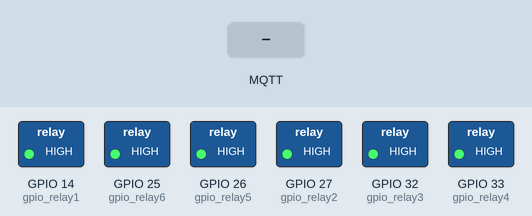
This program was run on a simulated ESP32. Parts: switched loads named in the program (green lamp = pin HIGH). The test bench sets the inputs (shaded band). No MQTT or app messages arrive unless stated; what the program prints to the serial monitor is not drawn.

Above: at 1.5 s.
1.6 s: MQTT message "ON" arrives on the first subscribed topic
At 2.8 s:
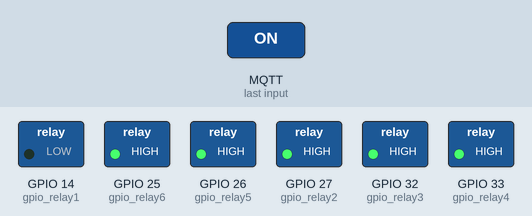
3.1 s: MQTT message "ON" arrives on the second subscribed topic
At 4.1 s:
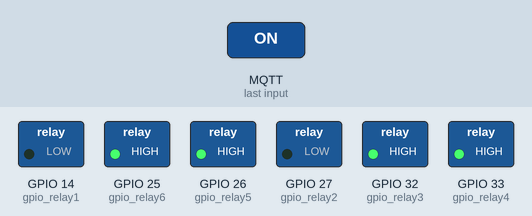
4.6 s: MQTT message "OFF" arrives on the first subscribed topic
At 5.2 s:
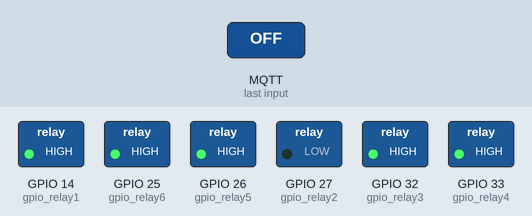
6.1 s: MQTT message "ON" arrives on the third subscribed topic
At 6.4 s:
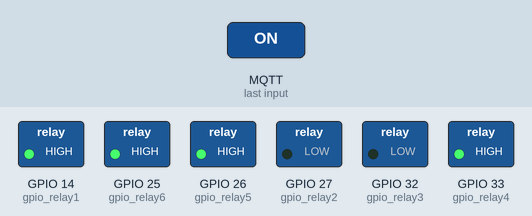
7.6 s: MQTT message "OFF" arrives on the second subscribed topic
At 8.7 s:
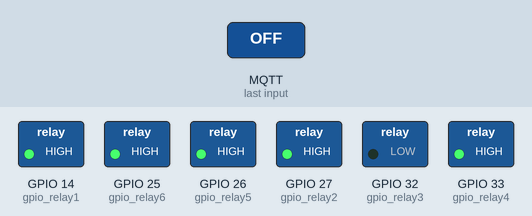
9.1 s: MQTT message "OFF" arrives on the third subscribed topic
At 9.9 s:
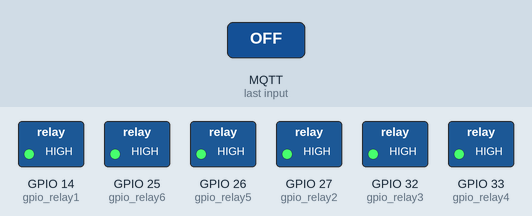
Timing chart, 0 to 11.6 s (numbered marks = the images above; inputs shaded):
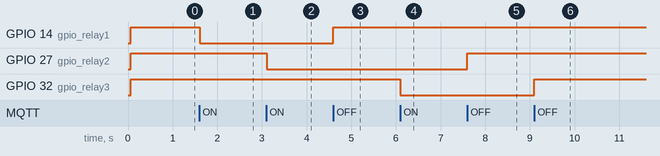

The program:

main.cpp
```cpp
#include <Arduino.h>
#define TINY_GSM_MODEM_SIM800
#define TINY_GSM_RX_BUFFER 256

#include "TinyGsmClient.h" //https://github.com/vshymanskyy/TinyGSM
#include <ArduinoJson.h>
#include <PubSubClient.h>
#include <WiFiClientSecure.h>
#include <WiFi.h>

// load DigiCert Global Root CA ca_cert
const char* ca_cert= \
"-----BEGIN CERTIFICATE-----\n" \
"MIIDrzCCApegAwIBAgIQCDvgVpBCRrGhdWrJWZHHSjANBgkqhkiG9w0BAQUFADBh\n" \
"MQswCQYDVQQGEwJVUzEVMBMGA1UEChMMRGlnaUNlcnQgSW5jMRkwFwYDVQQLExB3\n" \
"d3cuZGlnaWNlcnQuY29tMSAwHgYDVQQDExdEaWdpQ2VydCBHbG9iYWwgUm9vdCBD\n" \
"QTAeFw0wNjExMTAwMDAwMDBaFw0zMTExMTAwMDAwMDBaMGExCzAJBgNVBAYTAlVT\n" \
"MRUwEwYDVQQKEwxEaWdpQ2VydCBJbmMxGTAXBgNVBAsTEHd3dy5kaWdpY2VydC5j\n" \
"b20xIDAeBgNVBAMTF0RpZ2lDZXJ0IEdsb2JhbCBSb290IENBMIIBIjANBgkqhkiG\n" \
"9w0BAQEFAAOCAQ8AMIIBCgKCAQEA4jvhEXLeqKTTo1eqUKKPC3eQyaKl7hLOllsB\n" \
"CSDMAZOnTjC3U/dDxGkAV53ijSLdhwZAAIEJzs4bg7/fzTtxRuLWZscFs3YnFo97\n" \
"nh6Vfe63SKMI2tavegw5BmV/Sl0fvBf4q77uKNd0f3p4mVmFaG5cIzJLv07A6Fpt\n" \
"43C/dxC//AH2hdmoRBBYMql1GNXRor5H4idq9Joz+EkIYIvUX7Q6hL+hqkpMfT7P\n" \
"T19sdl6gSzeRntwi5m3OFBqOasv+zbMUZBfHWymeMr/y7vrTC0LUq7dBMtoM1O/4\n" \
"gdW7jVg/tRvoSSiicNoxBN33shbyTApOB6jtSj1etX+jkMOvJwIDAQABo2MwYTAO\n" \
"BgNVHQ8BAf8EBAMCAYYwDwYDVR0TAQH/BAUwAwEB/zAdBgNVHQ4EFgQUA95QNVbR\n" \
"TLtm8KPiGxvDl7I90VUwHwYDVR0jBBgwFoAUA95QNVbRTLtm8KPiGxvDl7I90VUw\n" \
"DQYJKoZIhvcNAQEFBQADggEBAMucN6pIExIK+t1EnE9SsPTfrgT1eXkIoyQY/Esr\n" \
"hMAtudXH/vTBH1jLuG2cenTnmCmrEbXjcKChzUyImZOMkXDiqw8cvpOp/2PV5Adg\n" \
"06O/nVsJ8dWO41P0jmP6P6fbtGbfYmbW0W5BjfIttep3Sp+dWOIrWcBAI+0tKIJF\n" \
"PnlUkiaY4IBIqDfv8NZ5YBberOgOzW6sRBc4L0na4UU+Krk2U886UAb3LujEV0ls\n" \
"YSEY1QSteDwsOoBrp+uvFRTp2InBuThs4pFsiv9kuXclVzDAGySj4dzp30d8tbQk\n" \
"CAUw7C29C79Fv1C5qfPrmAESrciIxpg0X40KPMbp1ZWVbd4=" \
"-----END CERTIFICATE-----\n";

void callback(char* topic, byte* payload, unsigned int length);
void mqtt_send_lamp_status();
void toggle_lamp_sts();
void button_action();
void startTimer();
void stopTimer();
void setup_sw1();
void setup_sw2();
void setup_sw3();
void setup_sw4();
void setup_sw5();
void setup_sw6();

static uint8_t gpio_relay1 = 14;
static uint8_t gpio_relay2 = 27;
static uint8_t gpio_relay3 = 32;
static uint8_t gpio_relay4 = 33;
static uint8_t gpio_relay5 = 26;
static uint8_t gpio_relay6 = 25;

const char* ssid = "DarkNet";
const char* password = "xwelcomexxx";
const char* mqttServer = "broker.emqx.io";
const int mqttPort = 1883;
const char* mqttUser = "emqx";
const char* mqttPassword = "public";

const char* mqttTopic_config = "homeassistant/switch/irrigation/config";

const char* mqttTopic_set1 = "homeassistant/switch/light1/set";
const char* mqttTopic_set2 = "homeassistant/switch/light2/set";
const char* mqttTopic_set3 = "homeassistant/switch/light3/set";
const char* mqttTopic_set4 = "homeassistant/switch/light4/set";
const char* mqttTopic_set5 = "homeassistant/switch/light5/set";
const char* mqttTopic_set6 = "homeassistant/switch/light6/set";

const char* mqttTopic_status1 = "homeassistant/switch/light1/state";
const char* mqttTopic_status2 = "homeassistant/switch/light2/state";
const char* mqttTopic_status3 = "homeassistant/switch/light3/state";
const char* mqttTopic_status4 = "homeassistant/switch/light4/state";
const char* mqttTopic_status5 = "homeassistant/switch/light5/state";
const char* mqttTopic_status6 = "homeassistant/switch/light6/state";


String payload; // Declare payload as a global variable
String result;
String setSwitchName(const String& switchType, const String& switchName) {
  result = "{\"name\":\"" + switchName + "\",\"command_topic\":\"homeassistant/switch/" + switchType + "/set\",\"state_topic\":\"homeassistant/switch/" + switchType + "/state\",\"unique_id\":\"" + switchType + "01ad\",\"device\":{\"identifiers\":[\"" + switchType + "01ad\"],\"name\":\"" + switchName + "\"}}";
  return result;
}

#define LED 2
#define RELE 19
#define BUTTON 35
#define RELE_ON HIGH
#define RELE_OFF LOW
#define LED_ON HIGH
#define LED_OFF LOW
#define sim800 Serial2


//WiFiClientSecure espClient;
//PubSubClient client(espClient);

TinyGsm modem(sim800);
TinyGsmClient espClient(modem);
PubSubClient client(espClient);

// Your GPRS credentials, if any
const char apn[] = "mobitel3g"; // APN (example: internet.vodafone.pt) use https://wiki.apnchanger.org
const char gprsUser[] = "";
const char gprsPass[] = "";


//--------- WIFI -------------------------------------------

void wifi_connect() {
  Serial.print("Starting connecting WiFi.");
  delay(10);
  WiFi.begin(ssid, password);
  while (WiFi.status() != WL_CONNECTED) {
    delay(500);
    Serial.print(".");
  }
  Serial.println("WiFi connected");
  Serial.println("IP address: ");
  Serial.println(WiFi.localIP());
}

//------------------ MQTT ----------------------------------
void mqtt_setup() {
 // set root ca cert
  //espClient.setCACert(ca_cert);
  client.setServer(mqttServer, mqttPort);
    client.setCallback(callback);
    Serial.println("Connecting to MQTT…");
    while (!client.connected()) {
        String clientId = "emqx_cloud50a308";
      //clientId += String(WiFi.macAddress());
      Serial.printf("The client %s connects to the public mqtt broker\n", clientId.c_str());
        if (client.connect(clientId.c_str(), mqttUser, mqttPassword )) {
            Serial.println("connected");
        } else {
            Serial.print("failed with state  ");
            Serial.println(client.state());
            delay(2000);
        }
    }

    mqtt_send_lamp_status();
    client.subscribe(mqttTopic_set1);
    client.subscribe(mqttTopic_set2);
    client.subscribe(mqttTopic_set3);
    client.subscribe(mqttTopic_set4);
    client.subscribe(mqttTopic_set5);
    client.subscribe(mqttTopic_set6);
}

void mqtt_send_lamp_status() {
  digitalWrite(gpio_relay1, HIGH);
  digitalWrite(gpio_relay2, HIGH);
  digitalWrite(gpio_relay3, HIGH);
  digitalWrite(gpio_relay4, HIGH);
  digitalWrite(gpio_relay5, HIGH);
  digitalWrite(gpio_relay6, HIGH);

  client.publish(mqttTopic_status1, "OFF");
  client.publish(mqttTopic_status2, "OFF");
  client.publish(mqttTopic_status3, "OFF");
  client.publish(mqttTopic_status4, "OFF");
  client.publish(mqttTopic_status5, "OFF");
  client.publish(mqttTopic_status6, "OFF");

  /*int val = digitalRead(RELE);
  Serial.printf("Sending LAMP status: ");
  if(val == RELE_OFF) {
    Serial.println("OFF");
    digitalWrite(LED, LED_OFF);
    client.publish(mqttTopic_status, "OFF");
  } else {
    Serial.println("ON");
    digitalWrite(LED, LED_ON);
    client.publish(mqttTopic_status, "ON");
  } */
}

void callback(char* topic, byte* payload, unsigned int length) {

    Serial.print("Message arrived in topic: ");
    Serial.println(topic);

    String byteRead = "";
    Serial.print("Message: ");
    for (int i = 0; i < length; i++) {
        byteRead += (char)payload[i];
    }
    Serial.println(byteRead);

  if (strncmp(mqttTopic_set1,topic,33)==0)
	{
    if (byteRead == "OFF"){
        Serial.println("LAMP2 OFF");
        digitalWrite(gpio_relay1, HIGH);
         client.publish(mqttTopic_status1, "OFF",true);
    }

    if (byteRead == "ON"){
        Serial.println("LAMP1 ON");
        digitalWrite(gpio_relay1, LOW);
         client.publish(mqttTopic_status1, "ON",true);
    }
  }
  if (strncmp(mqttTopic_set2,topic,33)==0)
	{
    if (byteRead == "OFF"){
        Serial.println("LAMP2 OFF");
        digitalWrite(gpio_relay2, HIGH);
         client.publish(mqttTopic_status2, "OFF",true);
    }

    if (byteRead == "ON"){
        Serial.println("LAMP2 ON");
        digitalWrite(gpio_relay2, LOW);
         client.publish(mqttTopic_status2, "ON",true);
    }
  }
  if (strncmp(mqttTopic_set3,topic,33)==0)
	{
    if (byteRead == "OFF"){
        Serial.println("LAMP3 OFF");
        digitalWrite(gpio_relay3, HIGH);
         client.publish(mqttTopic_status3, "OFF",true);
    }

    if (byteRead == "ON"){
        Serial.println("LAMP3 ON");
        digitalWrite(gpio_relay3, LOW);
         client.publish(mqttTopic_status3, "ON",true);
    }
  }
  if (strncmp(mqttTopic_set4,topic,33)==0)
	{
    if (byteRead == "OFF"){
        Serial.println("LAMP4 OFF");
        digitalWrite(gpio_relay4, HIGH);
         client.publish(mqttTopic_status4, "OFF",true);
    }

    if (byteRead == "ON"){
        Serial.println("LAMP4 ON");
        digitalWrite(gpio_relay4, LOW);
         client.publish(mqttTopic_status4, "ON",true);
    }
  }
  if (strncmp(mqttTopic_set5,topic,33)==0)
	{
    if (byteRead == "OFF"){
        Serial.println("LAMP5 OFF");
        digitalWrite(gpio_relay5, HIGH);
         client.publish(mqttTopic_status5, "OFF",true);
    }

    if (byteRead == "ON"){
        Serial.println("LAMP5 ON");
        digitalWrite(gpio_relay5, LOW);
         client.publish(mqttTopic_status5, "ON",true);
    }
  }
  if (strncmp(mqttTopic_set6,topic,33)==0)
	{
    if (byteRead == "OFF"){
        Serial.println("LAMP6 OFF");
        digitalWrite(gpio_relay6, HIGH);
         client.publish(mqttTopic_status6, "OFF",true);
    }

    if (byteRead == "ON"){
        Serial.println("LAMP6 ON");
        digitalWrite(gpio_relay6, LOW);
         client.publish(mqttTopic_status6, "ON",true);
    }
  }


    Serial.println();
    Serial.println("---------");

}

//----------- IOs -------------------------------------------
void setup_ios() {
  pinMode(BUTTON, INPUT_PULLUP);
  pinMode(gpio_relay1, OUTPUT);
  pinMode(gpio_relay2, OUTPUT);
  pinMode(gpio_relay3, OUTPUT);
  pinMode(gpio_relay4, OUTPUT);
  pinMode(gpio_relay5, OUTPUT);
  pinMode(gpio_relay6, OUTPUT);

  digitalWrite(RELE, RELE_OFF);
}

//---------------- INTERRUPTS ----------------------------
struct Button {
    const uint8_t PIN;
    uint32_t numberKeyPresses;
    bool pressed;
};

Button button = {BUTTON, 0, false};

void IRAM_ATTR isr() {
    static unsigned long last_interrupt_time = 0;
 unsigned long interrupt_time = millis();
 // If interrupts come faster than 200ms, assume it's a bounce and ignore
 if (interrupt_time - last_interrupt_time > 200){
   button.pressed = true;
 }
 last_interrupt_time = interrupt_time;
}

void config_interrupts() {
  attachInterrupt(button.PIN, isr, FALLING);
}

//----------- GENERAL -------------------------------------
void toggle_lamp_sts() {
  int val = digitalRead(RELE);
  digitalWrite(RELE, !val);
  digitalWrite(LED, val);
}

void button_action() {
  if (button.pressed) {
    toggle_lamp_sts();
    mqtt_send_lamp_status();
    button.pressed = false;
  }
}

//--------- ARDUINO --------------------------------------
void setup() {
  Serial.begin(115200);
  Serial2.begin(9600, SERIAL_8N1, 16, 17);
  Serial.println("Initializing modem...");
  modem.restart();
  String modemInfo = modem.getModemInfo();
  Serial.print("Modem: ");
  Serial.println(modemInfo);
  Serial.print(F("Connecting to "));
  Serial.print(apn);
  if (!modem.gprsConnect(apn, gprsUser,gprsPass))
  {
    Serial.println(" fail");
    delay(1000);
    modem.restart();
    return;
  }
  Serial.println(" OK");
  setup_ios();
 // wifi_connect();
  mqtt_setup();
  setup_sw1();
  setup_sw2();
  setup_sw3();
  setup_sw4();
  setup_sw5();
  setup_sw6();
  //startTimer();
  //config_interrupts();
}

void loop() {
    if (!client.connected()) {
    //reconnect();
  }
    client.loop();
    button_action();
}


void setup_sw1(){
  // Change these values to modify the JSON entity name and type
  const char* entityName = "light1";
  const char* entityType = "switch";

  StaticJsonDocument<256> doc;
  doc["name"] = entityName;
  doc["command_topic"] = "homeassistant/switch/light1/set";
  doc["state_topic"] = "homeassistant/switch/light1/state";
  doc["unique_id"] = "irr01ad1";
  JsonObject device = doc.createNestedObject("device");
  device["identifiers"].add("garden01ad1");
  device["name"] = "Lobby";

  char buffer[256];
  serializeJson(doc, buffer);
  const char* mqttTopic_config = "homeassistant/switch/light1/config";
  client.publish(mqttTopic_config, buffer,true);
  delay(50); // Adjust the delay based on your requirements
}

void setup_sw2(){
  // Change these values to modify the JSON entity name and type
  const char* entityName = "light2";
  const char* entityType = "switch";

  StaticJsonDocument<256> doc;
  doc["name"] = entityName;
  doc["command_topic"] = "homeassistant/switch/light2/set";
  doc["state_topic"] = "homeassistant/switch/light2/state";
  doc["unique_id"] = "irr01ad2";
  JsonObject device = doc.createNestedObject("device");
  device["identifiers"].add("garden01ad2");
  device["name"] = "Lobby";

  char buffer[256];
  serializeJson(doc, buffer);
  const char* mqttTopic_config = "homeassistant/switch/light2/config";
  client.publish(mqttTopic_config, buffer,true);
  delay(50); // Adjust the delay based on your requirements
}

void setup_sw3(){
  // Change these values to modify the JSON entity name and type
  const char* entityName = "light3";
  const char* entityType = "switch";

  StaticJsonDocument<256> doc;
  doc["name"] = entityName;
  doc["command_topic"] = "homeassistant/switch/light3/set";
  doc["state_topic"] = "homeassistant/switch/light3/state";
  doc["unique_id"] = "irr01ad3";
  JsonObject device = doc.createNestedObject("device");
  device["identifiers"].add("garden01ad3");
  device["name"] = "Lobby";

  char buffer[256];
  serializeJson(doc, buffer);
  const char* mqttTopic_config = "homeassistant/switch/light3/config";
  client.publish(mqttTopic_config, buffer,true);
  delay(50); // Adjust the delay based on your requirements
}

void setup_sw4(){
  // Change these values to modify the JSON entity name and type
  const char* entityName = "light4";
  const char* entityType = "switch";

  StaticJsonDocument<256> doc;
  doc["name"] = entityName;
  doc["command_topic"] = "homeassistant/switch/light4/set";
  doc["state_topic"] = "homeassistant/switch/light4/state";
  doc["unique_id"] = "irr01ad4";
  JsonObject device = doc.createNestedObject("device");
  device["identifiers"].add("garden01ad4");
  device["name"] = "Lobby";

  char buffer[256];
  serializeJson(doc, buffer);
  const char* mqttTopic_config = "homeassistant/switch/light4/config";
  client.publish(mqttTopic_config, buffer,true);
  delay(50); // Adjust the delay based on your requirements
}

void setup_sw5(){
  // Change these values to modify the JSON entity name and type
  const char* entityName = "light5";
  const char* entityType = "switch";

  StaticJsonDocument<256> doc;
  doc["name"] = entityName;
  doc["command_topic"] = "homeassistant/switch/light5/set";
  doc["state_topic"] = "homeassistant/switch/light5/state";
  doc["unique_id"] = "irr01ad5";
  JsonObject device = doc.createNestedObject("device");
  device["identifiers"].add("garden01ad5");
  device["name"] = "Lobby";

  char buffer[256];
  serializeJson(doc, buffer);
  const char* mqttTopic_config = "homeassistant/switch/light5/config";
  client.publish(mqttTopic_config, buffer,true);
  delay(50); // Adjust the delay based on your requirements
}

void setup_sw6(){
  // Change these values to modify the JSON entity name and type
  const char* entityName = "light6";
  const char* entityType = "switch";

  StaticJsonDocument<256> doc;
  doc["name"] = entityName;
  doc["command_topic"] = "homeassistant/switch/light6/set";
  doc["state_topic"] = "homeassistant/switch/light6/state";
  doc["unique_id"] = "irr01ad6";
  JsonObject device = doc.createNestedObject("device");
  device["identifiers"].add("garden01ad6");
  device["name"] = "Lobby";

  char buffer[256];
  serializeJson(doc, buffer);
  const char* mqttTopic_config = "homeassistant/switch/light6/config";
  client.publish(mqttTopic_config, buffer,true);
  delay(50); // Adjust the delay based on your requirements
}
```

Measured:
- after the input at 1.6 s, GPIO 14 (gpio_relay1): HIGH → LOW at once
- after the input at 3.1 s, GPIO 27 (gpio_relay2): HIGH → LOW at once
- after the input at 4.6 s, GPIO 14 (gpio_relay1): LOW → HIGH at once
- after the input at 6.1 s, GPIO 32 (gpio_relay3): HIGH → LOW at once
- after the input at 7.6 s, GPIO 27 (gpio_relay2): LOW → HIGH at once
- after the input at 9.1 s, GPIO 32 (gpio_relay3): LOW → HIGH at once
